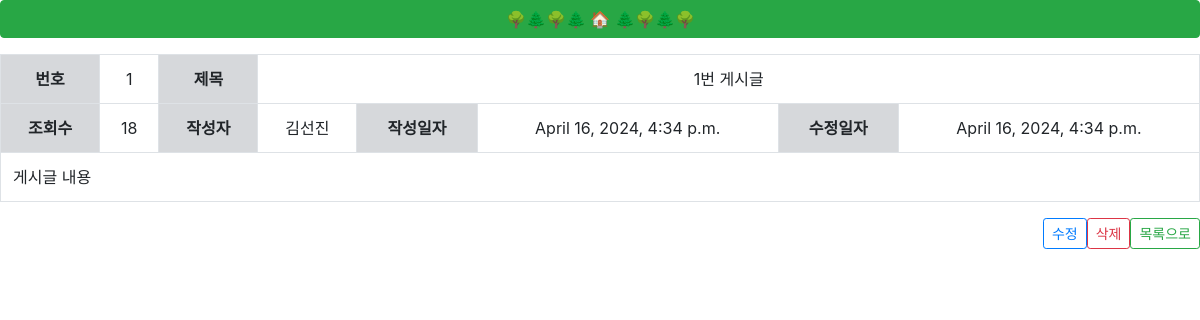
Page /board/detail/1 on the committed database.
### boards/models.py (models this page shows, shortened)
class Board(models.Model):
    idx = models.AutoField(primary_key=True, null=False)
    title = models.CharField(max_length=100)
    contents = models.CharField(max_length=2000)
    name = models.CharField(max_length=20)
    email = models.CharField(max_length=100)
    view_count = models.IntegerField(default=0)
    created_at = models.DateTimeField(auto_now=True)
    updated_at = models.DateTimeField(null=True)

### boards/views.py (the view)
# urls.py: path('board/detail/<int:idx>', detail),
def detail(request, idx):
    if request.method == "GET":
        update_view(idx)
        board = Board.objects.get(idx=idx)
        context = {
            'board': board
        }
        return render(request, 'board/detail.html', context)

### boards/views.py (called while the page is built)
def update_view(idx):
    board = Board.objects.get(idx=idx)
    if board:
        Board.objects.filter(idx=idx).update(
            view_count = board.view_count + 1
        )

### templates/board/detail.html
{% extends 'base.html' %}
{% block content %}
{% if board %}
<table class="table table-bordered text-center">
  <tbody>
    <tr>
      <th scope="col" class="table-secondary">번호</th>
      <td>{{ board.idx }}</td>
      <th scope="col" class="table-secondary">제목</th>
      <td colspan="5">{{ board.title }}</td>
    </tr>
    <tr>
      <th scope="col" class="table-secondary">조회수</th>
      <td>{{ board.view_count }}</td>
      <th scope="col" class="table-secondary">작성자</th>
      <td>{{ board.name }}</td>
      <th scope="col" class="table-secondary">작성일자</th>
      <td>{{ board.created_at }}</td>
      <th scope="col" class="table-secondary">수정일자</th>
      <td>{% if board.updated_at != None %} {{ board.updated_at }} {% else %} {{ "" }} {% endif %}</td>
    </tr>
    <tr>
      <td colspan="8" class="text-left">{{ board.contents }}</td>
    </tr>
  </tbody>
</table>
<div class="d-grid gap-2 d-md-flex justify-content-md-end mt-3 mb-3">
  <button type="button" class="btn btn-outline-primary btn-sm"
  style="--bs-btn-padding-y: .25rem; --bs-btn-padding-x: .5rem; --bs-btn-font-size: .75rem;"
  onclick="location.href='/board/update/{{board.idx}}'">
  수정
  </button>
  <button type="button" class="btn btn-outline-danger btn-sm"
  style="--bs-btn-padding-y: .25rem; --bs-btn-padding-x: .5rem; --bs-btn-font-size: .75rem;"
  onclick="location.href='/board/delete/{{board.idx}}'">
  삭제
  </button>
  <button type="button" class="btn btn-outline-success btn-sm"
  style="--bs-btn-padding-y: .25rem; --bs-btn-padding-x: .5rem; --bs-btn-font-size: .75rem;"
  onclick="location.href='/'">
  목록으로
  </button>
</div>
{% endif %}
{% endblock %}

### rows in the picture
Board: idx "1", title "1번 게시글", view_count "18", name "김선진", created_at "April 16, 2024, 4:34 p.m.", updated_at "April 16, 2024, 4:34 p.m.", contents "게시글 내용"
